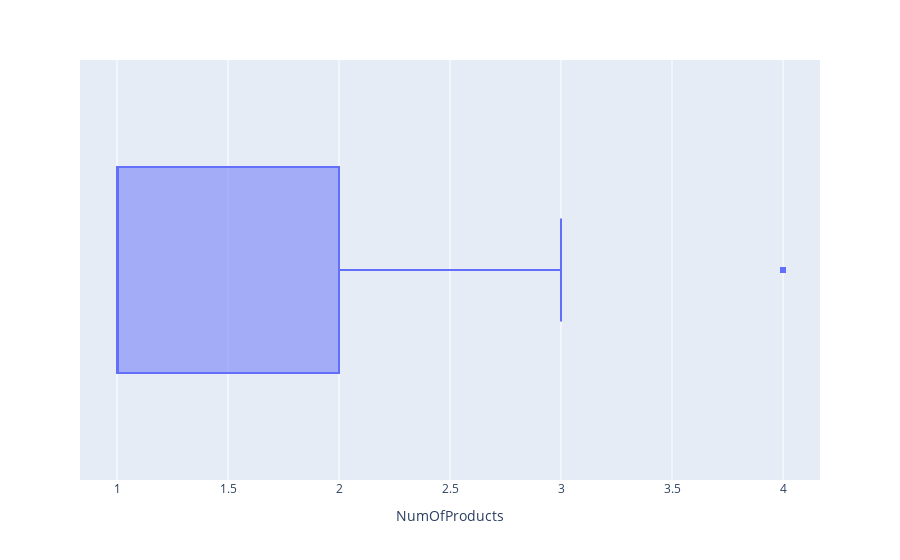

Notebook cell for this chart:
### Markdown cell above
NumOfProducts

### Code cell
fig = px.box(df, x="NumOfProducts")
fig.show()

### Figure 1 — Plotly figure (JSON) as saved in the notebook; plotly's stock layout.template omitted (floating-point values rounded to 4 significant figures; data arrays with more than 128 entries replaced by an {"elided": "..."} marker saying what was removed)
{"data": [{"alignmentgroup": "True", "hovertemplate": "NumOfProducts=%{x}<extra></extra>", "legendgroup": "", "marker": {"color": "#636efa"}, "name": "", "notched": false, "offsetgroup": "", "orientation": "h", "showlegend": false, "x": {"elided": "10000 int values"}, "x0": " ", "xaxis": "x", "y0": " ", "yaxis": "y", "type": "box"}], "layout": {"xaxis": {"anchor": "y", "domain": [0, 1], "title": {"text": "NumOfProducts"}}, "yaxis": {"anchor": "x", "domain": [0, 1]}, "legend": {"tracegroupgap": 0}, "margin": {"t": 60}, "boxmode": "group"}}
